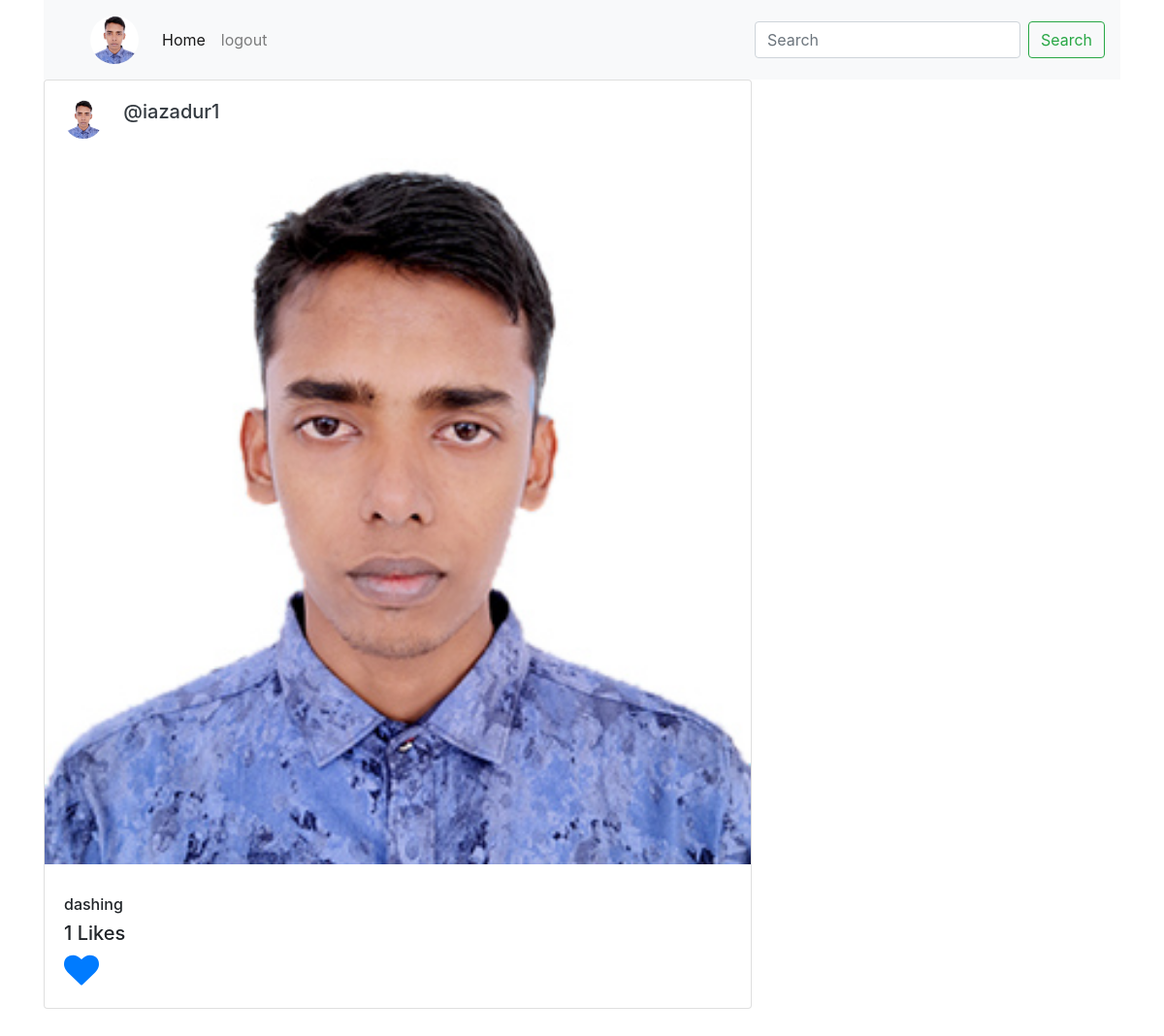
Page /post/ (signed in) on the earlier database version.
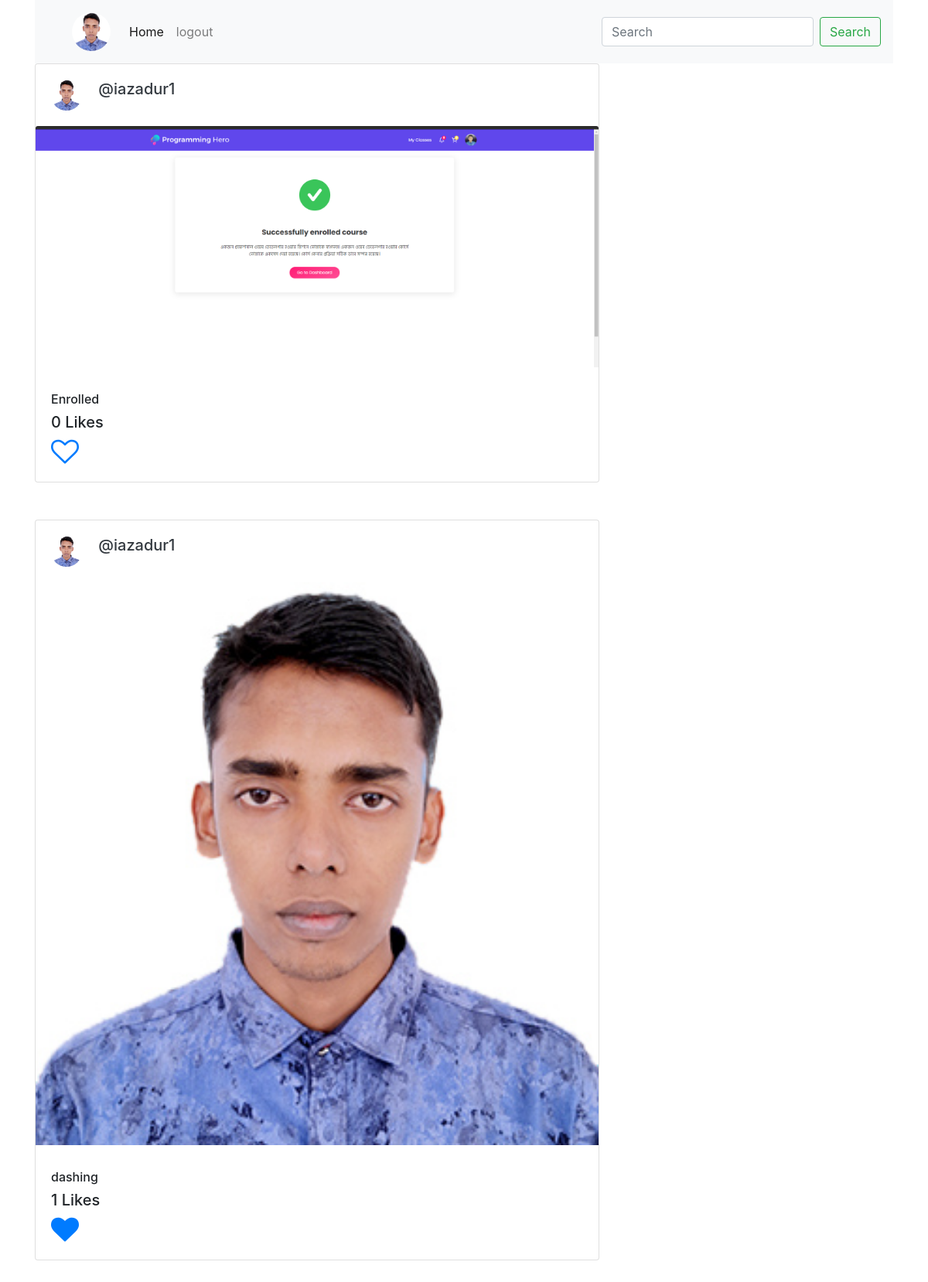
Same page on the later database version.
### App_Login/models.py (models this page shows, shortened)
class UserProfile(models.Model):
    user = models.OneToOneField(User, on_delete=models.CASCADE, related_name='user_profile',)
    profile_pic = models.ImageField(default="default.png", blank=True)
    description = models.TextField(blank=True)
    full_name = models.CharField(max_length=264, blank=True)
    dob = models.DateField(blank=True, null=True)
    website = models.URLField(blank=True)
    facebook = models.URLField(blank=True)

### App_Post/models.py (models this page shows)
class Posts(models.Model):
    author = models.ForeignKey(User, on_delete=models.CASCADE, related_name='post')
    image = models.ImageField(upload_to='post_images')
    caption = models.CharField(max_length=264, blank=True)
    upload_date = models.DateTimeField(auto_now_add=True)
    update_date = models.DateTimeField(auto_now=True)
    class Meta:
        ordering = ['-upload_date']

### App_Post/views.py (the view)
# urls.py: path('', views.Home, name='home'),
@login_required
def Home(request):
    following_list = Follow.objects.filter(follower=request.user)
    posts = Posts.objects.filter(author__in=following_list.values_list('following'))
    liked_post = Like.objects.filter(user=request.user)
    liked_post_list = liked_post.values_list('post', flat=True)
    print(liked_post_list)
    if request.method == 'GET':
        search = request.GET.get('search', '')
        result = User.objects.filter(username__icontains=search)
    return render(request, 'App_Post/home.html', context={
        'title': 'Home',
        'search': search,
        'result': result,
        'following_list': following_list,
        'posts': posts,
        'liked_post_list': liked_post_list,
    })

### templates/App_Post/home.html (shortened to what this page needs)
{% extends 'navbar.html' %}
{% load static %}
{% block body_block %}
{% if search %}
 {% for user in result %}
<br>
 <div class="card">
 <div class="row">
  <a href="{% url 'App_Login:user' username=user.username %}">
  <div class="col-md-3">
   <img class="rounded float-left" width="100px" height="100px" src="{{user.user_profile.profile_pic.url}}" alt="">
  </div> </a>
  <div class="col-md-9">
   <h3><a style="text-decoration: none;" class="text-secondary" href="{% url 'App_Login:user' username=user.username %}">{{user.user_profile.full_name}} </a></h3>
   <p><a style="text-decoration: none;" href="{% url 'App_Login:user' username=user.username %}">{{user.username}} </a></p>
  </div>
</div>
</div>
<br>
 {% endfor %}
{% else %}
{% for post in posts %}
<div class="row">
 <div class="col-md-8">
<div class="card" style="width: 100%;">
  <div class="card-body">
    <h5 class="card-title"><a style="text-decoration: none;" class="text-dark" href="{% url 'App_Login:user' username=post.author %}">
<img class="rounded-circle float-left" width="40px" height="40px" src="{{user.user_profile.profile_pic.url}}" alt="">
  &nbsp; &nbsp; @{{post.author}}</a></h5>
  </div>
    <img src="{{post.image.url}}" class="card-img-top" alt="...">
    <div class="card-body">
        <h5 class="card-title">
            <h6>{{post.caption}}</h6>
            <h5>{{post.liked_post.count}} Likes</h5>
            {% if post.pk in liked_post_list %}
            <a href="{% url 'App_Post:unliked' pk=post.pk %}">
                <i class="fa fa-heart" style="font-size:36px"></i>
            </a>
            {% else %}
            <a href="{% url 'App_Post:liked' pk=post.pk %}">
                <i class="fa fa-heart-o" style="font-size:36px"></i>
            </a>
            {% endif %}
        </h5>
    </div>
</div>
 </div>
    <div class="col-md-4"></div>
</div>
<br>
<br>
{% endfor %}
{% endif %}
{% endblock %}

### templates/navbar.html (shortened to what this page needs)
<!DOCTYPE html>
<html lang="en">
<head>
    <link rel="stylesheet" href="https://maxcdn.bootstrapcdn.com/bootstrap/4.0.0/css/bootstrap.min.css">
    <link rel="stylesheet" href="https://cdnjs.cloudflare.com/ajax/libs/font-awesome/4.7.0/css/font-awesome.min.css">
</head>
<body>
<div class="container">
    <nav class="navbar navbar-expand-lg navbar-light bg-light">
  <a class="navbar-brand" href="#">
      <a href="{% url 'App_Login:profile' %}" class="nav-link">
          <img src="{{request.user.user_profile.profile_pic.url}}" width="50px" height="50px"  class="rounded-circle" alt="">
      </a>
  </a>
  <div class="collapse navbar-collapse" id="navbarSupportedContent">
    <ul class="navbar-nav mr-auto">
      <li class="nav-item active">
        <a href="{% url 'App_Post:home' %}" class="nav-link">Home</a>
      </li>
      <li class="nav-item">
        <a href="{% url 'App_Login:logout' %}" class="nav-link">logout</a>
      </li>
    </ul>
    <form action="{% url 'App_Post:home' %}" method="GET" class="form-inline my-2 my-lg-0">
      <input class="form-control mr-sm-2" type="search" name="search" placeholder="Search" aria-label="Search">
      <button class="btn btn-outline-success my-2 my-sm-0" type="submit">Search</button>
    </form>
  </div>
</nav>
    {% block body_block %} {% endblock %}
</div>
</body>
</html>

Differences in the rows shown:
added Posts: user_profile.profile_pic (picture), author "iazadur1", image (picture), caption "Enrolled", liked_post.count "0"
